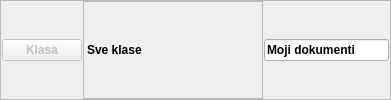
          <widget class="QFrame" name="fraMojiDokumenti">
           <property name="sizePolicy">
            <sizepolicy hsizetype="Preferred" vsizetype="Maximum">
             <horstretch>0</horstretch>
             <verstretch>0</verstretch>
            </sizepolicy>
           </property>
           <property name="frameShape">
            <enum>QFrame::StyledPanel</enum>
           </property>
           <property name="frameShadow">
            <enum>QFrame::Raised</enum>
           </property>
           <layout class="QHBoxLayout" name="horizontalLayout_6">
            <property name="spacing">
             <number>1</number>
            </property>
            <property name="leftMargin">
             <number>1</number>
            </property>
            <property name="topMargin">
             <number>0</number>
            </property>
            <property name="rightMargin">
             <number>1</number>
            </property>
            <property name="bottomMargin">
             <number>0</number>
            </property>
            <item>
             <widget class="QPushButton" name="btnKlasa">
              <property name="enabled">
               <bool>false</bool>
              </property>
              <property name="sizePolicy">
               <sizepolicy hsizetype="Maximum" vsizetype="Fixed">
                <horstretch>0</horstretch>
                <verstretch>0</verstretch>
               </sizepolicy>
              </property>
              <property name="font">
               <font>
                <weight>75</weight>
                <bold>true</bold>
               </font>
              </property>
              <property name="cursor">
               <cursorShape>PointingHandCursor</cursorShape>
              </property>
              <property name="text">
               <string>Klasa</string>
              </property>
             </widget>
            </item>
            <item>
             <widget class="QLabel" name="lblSveKlase">
              <property name="minimumSize">
               <size>
                <width>180</width>
                <height>0</height>
               </size>
              </property>
              <property name="maximumSize">
               <size>
                <width>180</width>
                <height>16777215</height>
               </size>
              </property>
              <property name="font">
               <font>
                <weight>75</weight>
                <bold>true</bold>
               </font>
              </property>
              <property name="frameShape">
               <enum>QFrame::StyledPanel</enum>
              </property>
              <property name="text">
               <string>Sve klase</string>
              </property>
             </widget>
            </item>
            <item>
             <widget class="QLineEdit" name="txtMojiDokumenti">
              <property name="enabled">
               <bool>true</bool>
              </property>
              <property name="font">
               <font>
                <weight>75</weight>
                <bold>true</bold>
               </font>
              </property>
              <property name="text">
               <string>Moji dokumenti</string>
              </property>
              <property name="readOnly">
               <bool>true</bool>
              </property>
             </widget>
            </item>
           </layout>
          </widget>
